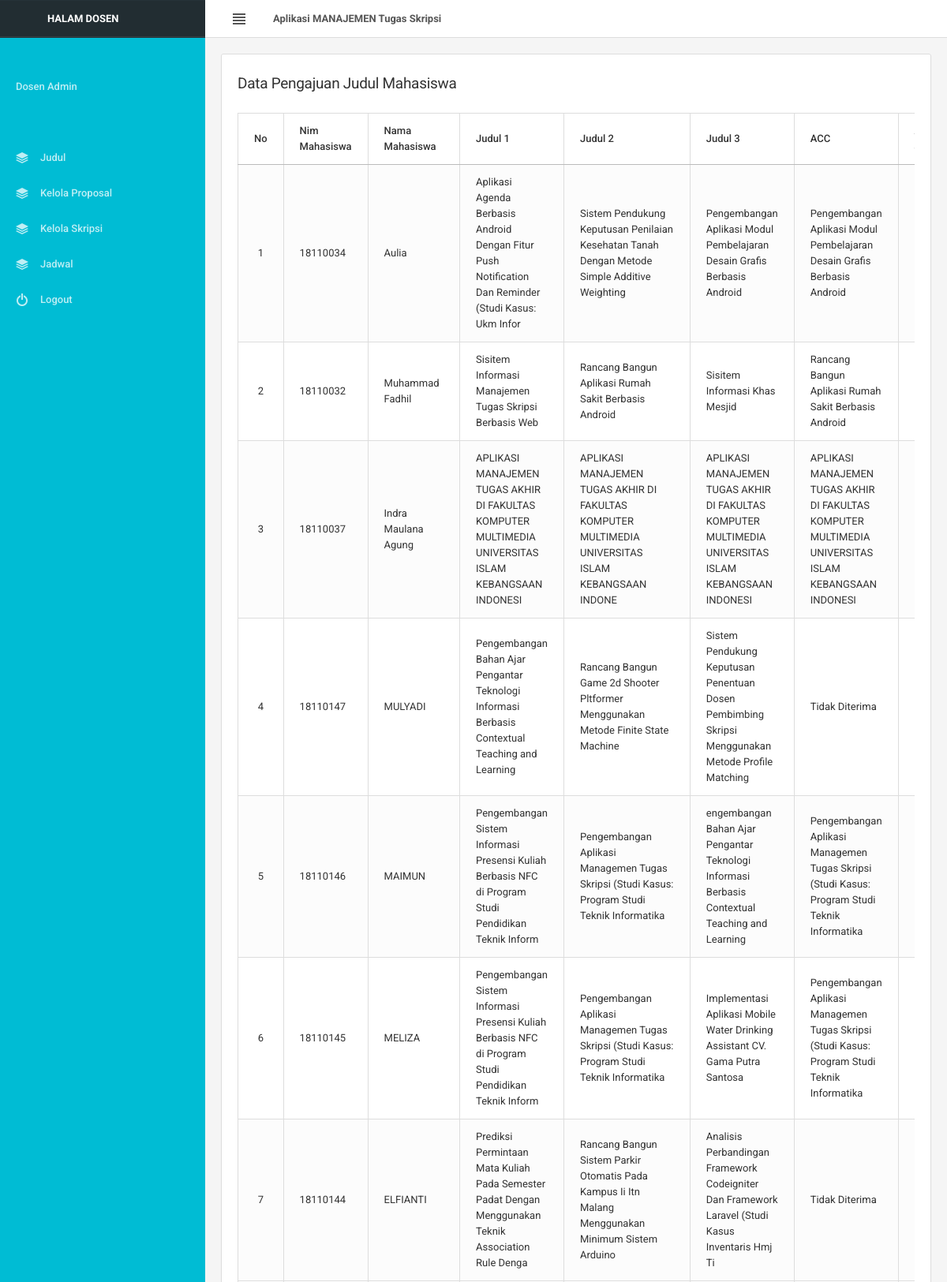
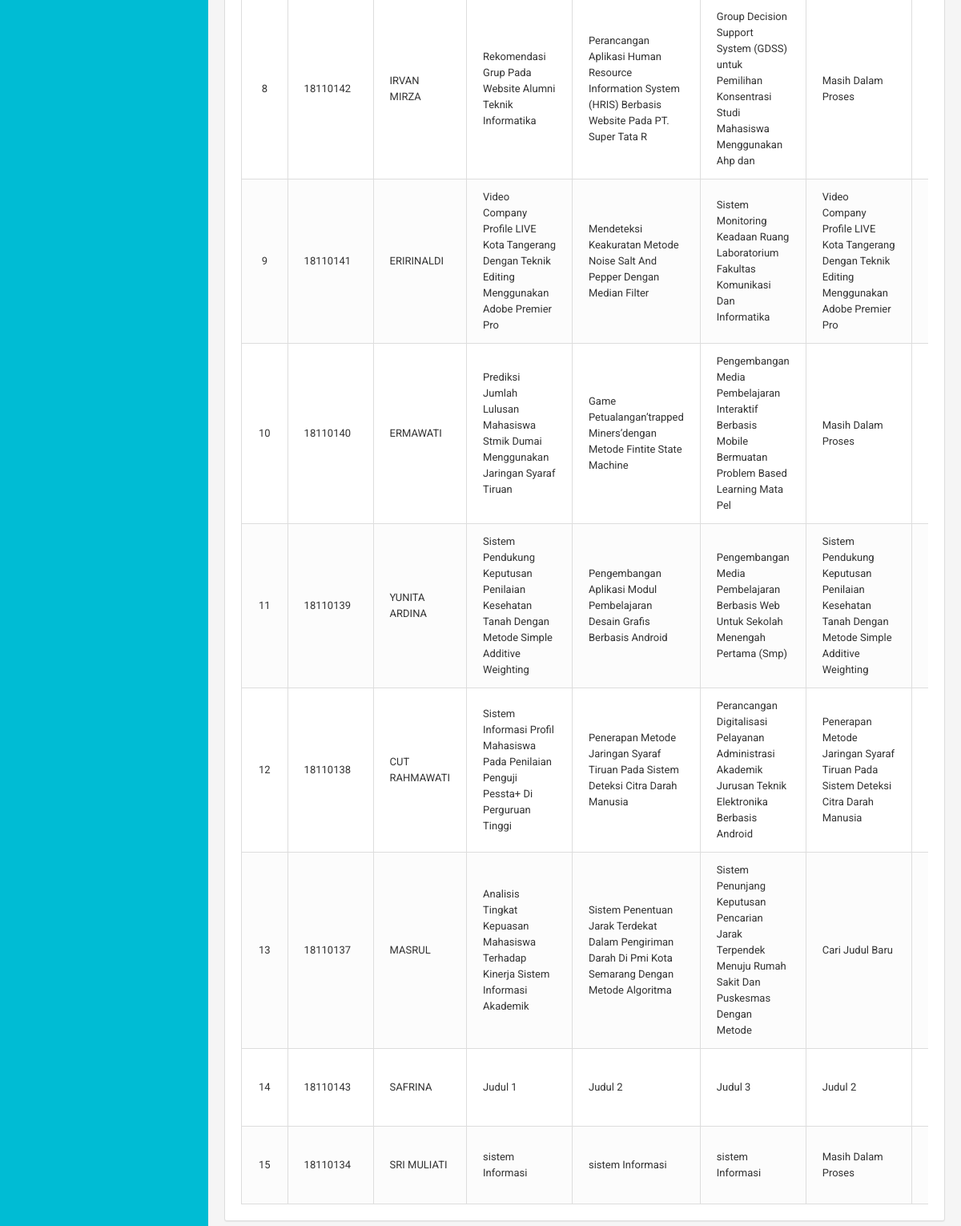
/admin/data_pengajuan_judul.php (signed in), run on the app's committed database (2 pictures, top to bottom).
### tables this page shows
CREATE TABLE `tbl_judul` (
  `id` int(100) NOT NULL,
  `id_mahasiswa` int(100) NOT NULL,
  `nim` int(20) NOT NULL,
  `nama_mahasiswa` varchar(20) NOT NULL,
  `judul1` varchar(100) NOT NULL,
  `judul2` varchar(100) NOT NULL,
  `judul3` varchar(100) NOT NULL,
  `acc` varchar(100) NOT NULL,
  `keterangan` varchar(100) NOT NULL
);

### admin/data_pengajuan_judul.php (the view, shortened to what this page needs)
<?php include 'header.php'; ?>
<div class="content-wrapper">
	<div class="content">
		<div class="row">
			<div class="col-lg-12">
				<div class="panel panel-flat">
					<div class="panel-heading">
						<h4 class="panel-title">Data Pengajuan Judul Mahasiswa</h4>
					</div>
					<div class="panel-body">
						<div class="table-responsive">
							<table class="table table-bordered table-hover table-striped">
								<thead>
									<tr>
										<th width="5%">No</th>
										<th width="15%">Nim Mahasiswa</th>
										<th width="15%">Nama Mahasiswa</th>
										<th width="12%">Judul 1</th>
										<th width="12%">Judul 2</th>
										<th width="12%">Judul 3</th>
										<th width="12%">ACC</th>
										<th width="12%">ACC Judul</th>
									</tr>
								</thead>
								<tbody>
									<?php
									$data = mysqli_query($connect,"SELECT * FROM tbl_judul");
									$no = 1;
									while($d=mysqli_fetch_array($data)){
										?>
										<tr>
											<td align="center"><?php echo $no++; ?></td>
											<td><?php echo $d['nim'] ?></td>
											<td><?php echo $d['nama_mahasiswa'] ?></td>
											<td><?php echo $d['judul1'] ?></td>
											<td><?php echo $d['judul2'] ?></td>
                                            <td><?php echo $d['judul3'] ?></td>
											<td><?php echo $d['acc'] ?></td>
											<td>
												<?php }?>
									</td>
								</tbody>
							</table>
						</div>
					</div>
				</div>
			</div>
		</div>
	</div>
</div>
<?php include 'footer.php'; ?>

### admin/header.php (shortened to what this page needs)
<!DOCTYPE html>
<html>
<head>
	<link href="../assets/css/icons/icomoon/styles.css" rel="stylesheet" type="text/css">
	<link href="../assets/css/bootstrap.css" rel="stylesheet" type="text/css">
	<link href="../assets/css/core.css" rel="stylesheet" type="text/css">
	<link href="../assets/css/components.css" rel="stylesheet" type="text/css">
	<link href="../assets/css/colors.css" rel="stylesheet" type="text/css">
</head>
<body>
	<div class="navbar navbar-default header-highlight">
		<div class="navbar-header">
			<a class="navbar-brand" href="index.php"></a>
			<p class="navbar-text text-white" ><span class=""><b>HALAM DOSEN</b></span></p>
		</div>
		<div class="navbar-collapse collapse" id="navbar-mobile">
			<ul class="nav navbar-nav">
				<li><a class="sidebar-control sidebar-main-toggle hidden-xs"><i class="icon-paragraph-justify3"></i></a></li>
			</ul>
			<p class="navbar-text"><span class=""><b>Aplikasi MANAJEMEN Tugas Skripsi</b></span></p>
		</div>
	</div>
	<div class="page-container">
		<div class="page-content">
			<div class="sidebar sidebar-main bg-info">
				<div class="sidebar-content">
					<div class="sidebar-user">
						<div class="category-content">
						</div>
					</div>
					<div class="sidebar-category sidebar-category-visible">
						<div class="category-content no-padding">
							<ul class="navigation navigation-main navigation-accordion">
							<li ><a href="index.php">Dosen Admin</span>
								<li ><a href="index.php"><span></span>
							</a></li>
								<li>
									<a href="data_pengajuan_judul.php"><i class="icon-stack3"></i> <span>Judul</span></a>
								</li>
								<li>
									<a href="data_proposal.php"><i class="icon-stack3"></i> <span>Kelola Proposal</span></a>
								</li>
								<li>
									<a href="data_skripsi.php"><i class="icon-stack3"></i> <span>Kelola Skripsi</span></a>
								</li>
								<li>
									<a a href="jadwal.php"><i class="icon-stack3"></i> <span>Jadwal</span></a>
								</li>
								<li><a href="logout.php"><i class="icon-switch"></i> <span>Logout</span></a></li>
							</ul>
						</div>
					</div>
				</div>
			</div>

### admin/footer.php
</div>
	</div>
</body>
</html>

### assets/css/colors.css (style rules this page uses)
.bg-info { background-color:#00BCD4;border-color:#00BCD4;color:#fff }
.text-white,.text-white:focus,.text-white:hover { color:#fff!important }

### data on the page
tbl_judul: nim "18110034", nama_mahasiswa "Aulia", judul1 "Aplikasi Agenda Berbasis Android Dengan Fitur Push Notification Dan Reminder (Studi Kasus: Ukm Infor", judul2 "Sistem Pendukung Keputusan Penilaian Kesehatan Tanah Dengan Metode Simple Additive Weighting", judul3 "Pengembangan Aplikasi Modul Pembelajaran Desain Grafis Berbasis Android", acc "Pengembangan Aplikasi Modul Pembelajaran Desain Grafis Berbasis Android"
tbl_judul: nim "18110032", nama_mahasiswa "Muhammad Fadhil", judul1 "Sisitem Informasi Manajemen Tugas Skripsi Berbasis Web", judul2 "Rancang Bangun Aplikasi Rumah Sakit Berbasis Android", judul3 "Sisitem Informasi Khas Mesjid", acc "Rancang Bangun Aplikasi Rumah Sakit Berbasis Android"
tbl_judul: nim "18110037", nama_mahasiswa "Indra Maulana Agung", judul1 "APLIKASI MANAJEMEN TUGAS AKHIR DI FAKULTAS KOMPUTER MULTIMEDIA UNIVERSITAS ISLAM KEBANGSAAN INDONESI", judul2 "APLIKASI MANAJEMEN TUGAS AKHIR DI FAKULTAS KOMPUTER MULTIMEDIA UNIVERSITAS ISLAM KEBANGSAAN INDONE", judul3 "APLIKASI MANAJEMEN TUGAS AKHIR DI FAKULTAS KOMPUTER MULTIMEDIA UNIVERSITAS ISLAM KEBANGSAAN INDONESI", acc "APLIKASI MANAJEMEN TUGAS AKHIR DI FAKULTAS KOMPUTER MULTIMEDIA UNIVERSITAS ISLAM KEBANGSAAN INDONESI"
tbl_judul: nim "18110147", nama_mahasiswa "MULYADI", judul1 "Pengembangan Bahan Ajar Pengantar Teknologi Informasi Berbasis Contextual Teaching and Learning", judul2 "Rancang Bangun Game 2d Shooter Pltformer Menggunakan Metode Finite State Machine", judul3 "Sistem Pendukung Keputusan Penentuan Dosen Pembimbing Skripsi Menggunakan Metode Profile Matching", acc "Tidak Diterima"
tbl_judul: nim "18110146", nama_mahasiswa "MAIMUN", judul1 "Pengembangan Sistem Informasi Presensi Kuliah Berbasis NFC di Program Studi Pendidikan Teknik Inform", judul2 "Pengembangan Aplikasi Managemen Tugas Skripsi (Studi Kasus: Program Studi Teknik Informatika", judul3 "engembangan Bahan Ajar Pengantar Teknologi Informasi Berbasis Contextual Teaching and Learning", acc "Pengembangan Aplikasi Managemen Tugas Skripsi (Studi Kasus: Program Studi Teknik Informatika"
tbl_judul: nim "18110145", nama_mahasiswa "MELIZA", judul1 "Pengembangan Sistem Informasi Presensi Kuliah Berbasis NFC di Program Studi Pendidikan Teknik Inform", judul2 "Pengembangan Aplikasi Managemen Tugas Skripsi (Studi Kasus: Program Studi Teknik Informatika", judul3 "Implementasi Aplikasi Mobile Water Drinking Assistant CV. Gama Putra Santosa", acc "Pengembangan Aplikasi Managemen Tugas Skripsi (Studi Kasus: Program Studi Teknik Informatika"
tbl_judul: nim "18110144", nama_mahasiswa "ELFIANTI", judul1 "Prediksi Permintaan Mata Kuliah Pada Semester Padat Dengan Menggunakan Teknik Association Rule Denga", judul2 "Rancang Bangun Sistem Parkir Otomatis Pada Kampus Ii Itn Malang Menggunakan Minimum Sistem Arduino", judul3 "Analisis Perbandingan Framework Codeigniter Dan Framework Laravel (Studi Kasus Inventaris Hmj Ti", acc "Tidak Diterima"
tbl_judul: nim "18110142", nama_mahasiswa "IRVAN MIRZA", judul1 "Rekomendasi Grup Pada Website Alumni Teknik Informatika", judul2 "Perancangan Aplikasi Human Resource Information System (HRIS) Berbasis Website Pada PT. Super Tata R", judul3 "Group Decision Support System (GDSS) untuk Pemilihan Konsentrasi Studi Mahasiswa Menggunakan Ahp dan", acc "Masih Dalam Proses"
tbl_judul: nim "18110141", nama_mahasiswa "ERIRINALDI", judul1 "Video Company Profile LIVE Kota Tangerang Dengan Teknik Editing Menggunakan Adobe Premier Pro", judul2 "Mendeteksi Keakuratan Metode Noise Salt And Pepper Dengan Median Filter", judul3 "Sistem Monitoring Keadaan Ruang Laboratorium Fakultas Komunikasi Dan Informatika", acc "Video Company Profile LIVE Kota Tangerang Dengan Teknik Editing Menggunakan Adobe Premier Pro"
tbl_judul: nim "18110140", nama_mahasiswa "ERMAWATI", judul1 "Prediksi Jumlah Lulusan Mahasiswa Stmik Dumai Menggunakan Jaringan Syaraf Tiruan", judul2 "Game Petualangan’trapped Miners’dengan Metode Fintite State Machine", judul3 "Pengembangan Media Pembelajaran Interaktif Berbasis Mobile Bermuatan Problem Based Learning Mata Pel", acc "Masih Dalam Proses"
tbl_judul: nim "18110139", nama_mahasiswa "YUNITA ARDINA", judul1 "Sistem Pendukung Keputusan Penilaian Kesehatan Tanah Dengan Metode Simple Additive Weighting", judul2 "Pengembangan Aplikasi Modul Pembelajaran Desain Grafis Berbasis Android", judul3 "Pengembangan Media Pembelajaran Berbasis Web Untuk Sekolah Menengah Pertama (Smp)", acc "Sistem Pendukung Keputusan Penilaian Kesehatan Tanah Dengan Metode Simple Additive Weighting"
tbl_judul: nim "18110138", nama_mahasiswa "CUT RAHMAWATI", judul1 "Sistem Informasi Profil Mahasiswa Pada Penilaian Penguji Pessta+ Di Perguruan Tinggi", judul2 "Penerapan Metode Jaringan Syaraf Tiruan Pada Sistem Deteksi Citra Darah Manusia", judul3 "Perancangan Digitalisasi Pelayanan Administrasi Akademik Jurusan Teknik Elektronika Berbasis Android", acc "Penerapan Metode Jaringan Syaraf Tiruan Pada Sistem Deteksi Citra Darah Manusia"
tbl_judul: nim "18110137", nama_mahasiswa "MASRUL", judul1 "Analisis Tingkat Kepuasan Mahasiswa Terhadap Kinerja Sistem Informasi Akademik", judul2 "Sistem Penentuan Jarak Terdekat Dalam Pengiriman Darah Di Pmi Kota Semarang Dengan Metode Algoritma", judul3 "Sistem Penunjang Keputusan Pencarian Jarak Terpendek Menuju Rumah Sakit Dan Puskesmas Dengan Metode", acc "Cari Judul Baru"
tbl_judul: nim "18110143", nama_mahasiswa "SAFRINA", judul1 "Judul 1", judul2 "Judul 2", judul3 "Judul 3", acc "Judul 2"
tbl_judul: nim "18110134", nama_mahasiswa "SRI MULIATI", judul1 "sistem Informasi", judul2 "sistem Informasi", judul3 "sistem Informasi", acc "Masih Dalam Proses"
